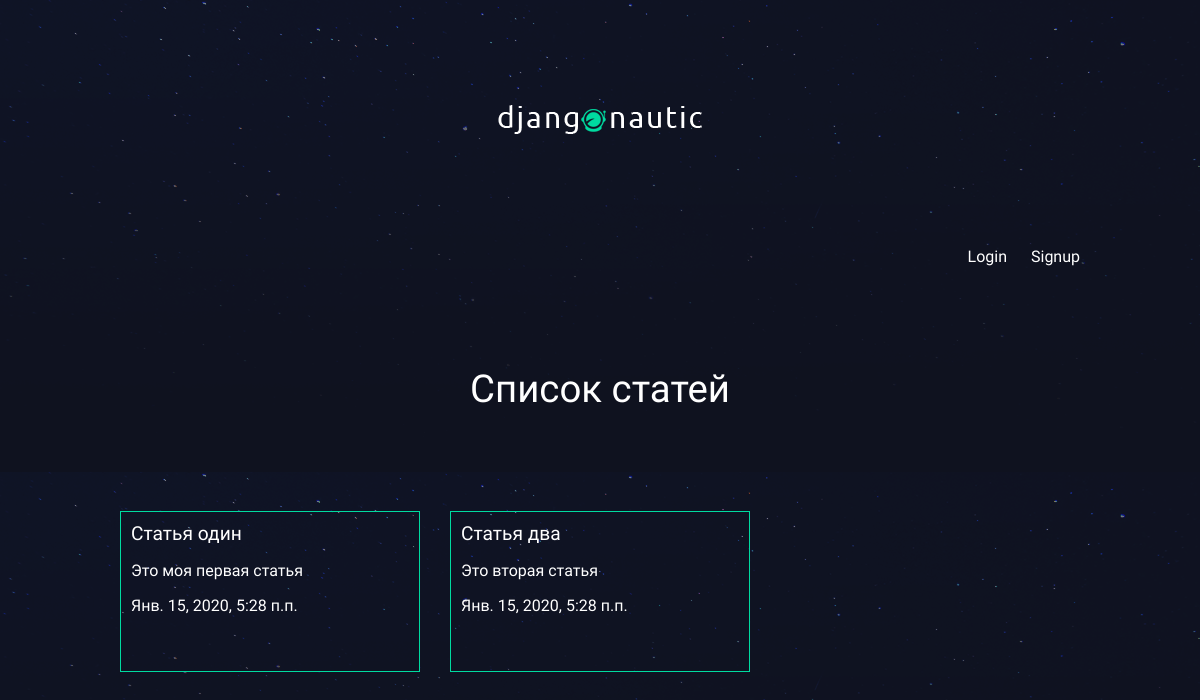
Before: / with the older database file.
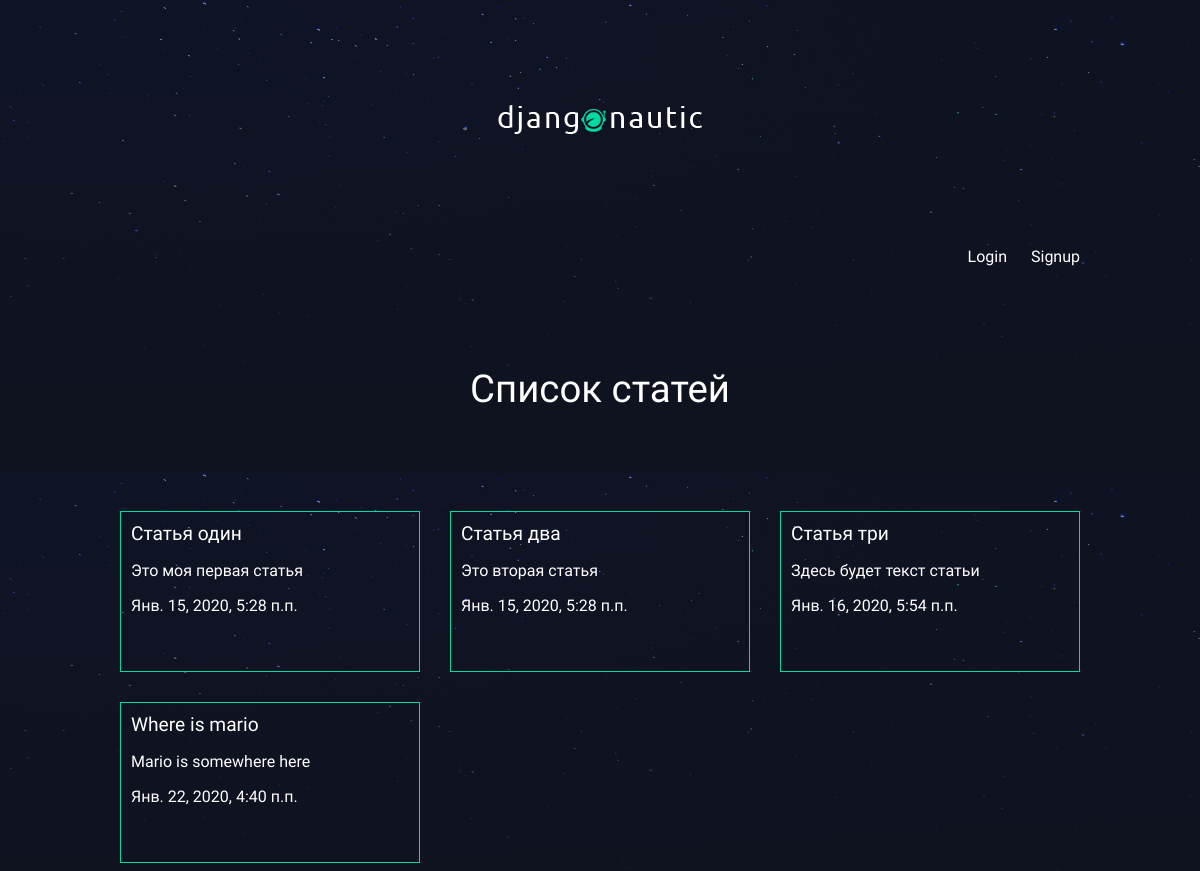
After: the same page with the newer database file.
### blog/models.py (models this page shows, shortened)
class Article(models.Model):
    title = models.CharField(max_length=100)
    slug = models.SlugField(null=True, blank=True)
    body = models.TextField(null=True, blank=True)
    seo_title = models.CharField(null=True, blank=True, max_length=100)
    seo_description = models.CharField(null=True, blank=True, max_length=1000)
    date = models.DateTimeField(auto_now_add=True)
    thumb = models.ImageField(default='default.png', blank=True)
    author = models.ForeignKey(User, on_delete=models.CASCADE, default=None)

### blog/views.py (the view)
# urls.py: path('', views.article_list, name='list'),
def article_list(request):
    articles = Article.objects.all().order_by('date')
    return render(request, 'articles/article_list.html', {'articles':articles})

### blog/templates/articles/article_list.html
{% extends 'base_layout.html' %}
{% block content %}
    <h1>Список статей</h1>
    <div class="articles">
        {% for article in articles %}
            <div class="article">
                <h2><a href="{% url 'detail' slug=article.slug %}">{{ article.title }}</a></h2>
                <p>{{ article.body }}</p>
                <p>{{ article.date }}</p>
            </div>
        {% endfor %}
    </div>
{% endblock %}

### templates/base_layout.html (shortened to what this page needs)
{% load static %}
<!DOCTYPE html>
<html lang="en">
<head>
    <link rel="stylesheet" href="{% static 'styles.css' %}">
</head>
    <body>
        <div class="wrapper">
            <h1><a href="{% url 'list' %}"><img src="{% static 'logo.png' %}" alt=""></a></h1>
            <nav>
                <ul>
                    {% if user.is_authenticated %}
                    <li>
                        <form class="logout-link" action="{% url 'accounts:logout' %}" method="post">
                            {% csrf_token %}
                            <button type="submit">Logout</button>
                        </form>
                    </li>
                    <li><a href="{% url 'create'%}" class="highlight">New article</a></li>
                    {% else %}
                        <li><a href="{% url 'accounts:login'%}">Login</a></li>
                        <li><a href="{% url 'accounts:signup'%}">Signup</a></li>
                    {% endif %}
                </ul>
            </nav>
            {% block content %}
            {% endblock %}
        </div>
    </body>
</html>

### assets/styles.css (style rules this page uses)
body { background-color: #0f121f; background-image: url(/static/stars.png); background-repeat-y: no-repeat; color: #fff; }
body * { font-family: Ubuntu; }
h1, h2, h3, h4, h5 { font-weight: normal; margin: 0; }
a, a:hover, a:visited { color: #fff; text-decoration: none; }
.wrapper { max-width: 960px; margin: 0 auto; }
div.wrapper > h1 { text-align: center; margin: 100px auto; font-size: 2.4em }
nav { justify-self: end; }
nav li { display: inline-block; list-style-type: none; margin-left: 20px; }
.articles { display: grid; grid-template-columns: 1fr 1fr 1fr; grid-gap: 30px; }
.article { padding: 10px; border: 1px solid #00dba0; position: relative; padding-bottom: 40px; }
.article h2 { font-size: 1.2em; }

Changed rows visible on the page:
added Article: title "Статья три", body "Здесь будет текст статьи", date "Янв. 16, 2020, 5:54 п.п."
added Article: title "Where is mario", body "Mario is somewhere here", date "Янв. 22, 2020, 4:40 п.п."
